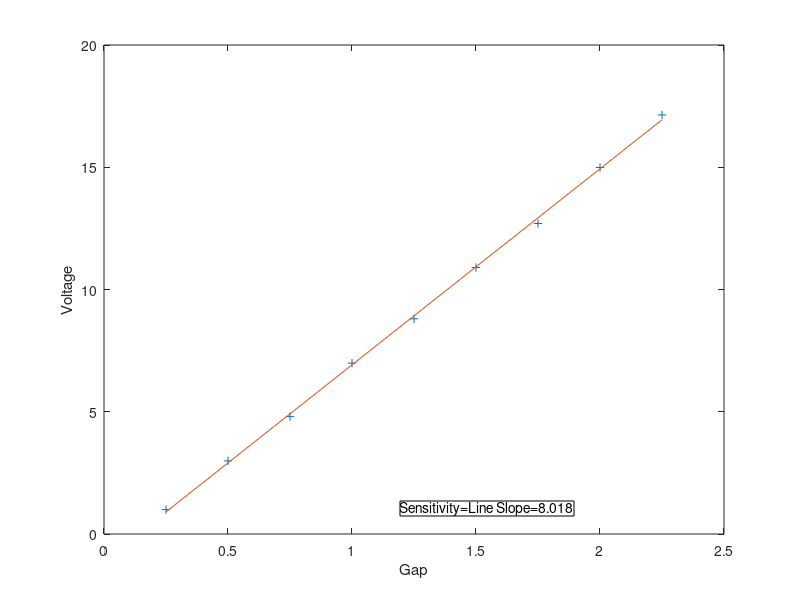

Write the MATLAB code that produced this figure.
% Data Input
gap = [0.25,0.5,0.75,1,1.25,1.5,1.75,2,2.25];
volt = [1,2.99,4.80,6.99,8.80,10.90,12.70,14.99,17.14];
% Data plotting
plot(gap,volt,'+');
xlabel('Gap');
ylabel('Voltage');
% Finding a first degree polynomial to fit the data
p = polyfit(gap,volt,1);
graph_points = polyval(p,gap);
hold on;
% Graphing the extrapolated polynomial
plot(gap,graph_points);
slope = num2str(p(1));
% Calculating the senesitivity
str1 = 'Sensitivity=Line Slope= ';
str = strcat(str1, slope);
disp(str);
annotation('textbox',[0.5,.14,.4,.1], 'String', str);
% Calculating the voltage at gap = 0mm
voltage_zero = polyval(p,0);
disp(['The voltage at zero gap is: ', num2str(voltage_zero)]);